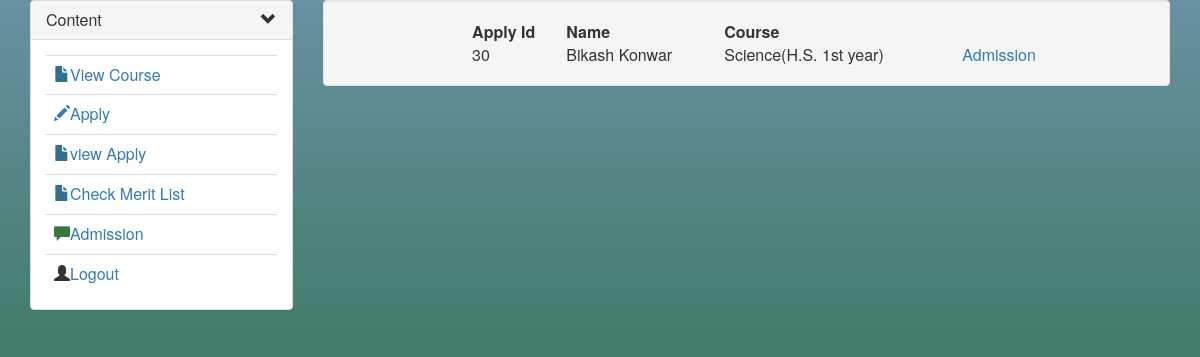
/student/dashboard.php?a=5 (signed in), run on the app's committed database.
### tables this page shows
CREATE TABLE `meritlist` (
  `meritlistid` int(10) NOT NULL,
  `apply_id` int(10) NOT NULL
);

CREATE TABLE `apply` (
  `apply_id` int(100) NOT NULL,
  `semail` varchar(50) NOT NULL,
  `name` varchar(100) NOT NULL,
  `fname` varchar(100) NOT NULL,
  `mname` varchar(100) NOT NULL,
  `dob` date NOT NULL,
  `m_number` varchar(100) NOT NULL,
  `gender` varchar(100) NOT NULL,
  `caste` varchar(100) NOT NULL,
  `course_id` varchar(50) NOT NULL,
  `hslc_per` float NOT NULL,
  `hslc_tot` varchar(100) NOT NULL,
  `hslc_subs` varchar(100) NOT NULL,
  `hslc_bd_cn` varchar(100) NOT NULL,
  `hs_per` varchar(100) NOT NULL,
  `hs_tot` varchar(100) NOT NULL,
  `hs_subs` varchar(100) NOT NULL,
  `hs_bd_cn` varchar(100) NOT NULL,
  `hslc_mkst` varchar(400) NOT NULL,
  `hslc_cer` varchar(400) NOT NULL,
  `hs_mkst` varchar(400) NOT NULL,
  `hs_cer` varchar(400) NOT NULL,
  `prc_cer` varchar(400) NOT NULL,
  `cast_cer` varchar(400) NOT NULL,
  `state` varchar(100) NOT NULL,
  `district` varchar(100) NOT NULL,
  `address` varchar(100) NOT NULL
);

CREATE TABLE `course_details` (
  `course_id` varchar(50) NOT NULL,
  `course_name` varchar(50) NOT NULL,
  `programme` varchar(50) NOT NULL,
  `total` int(50) NOT NULL,
  `open` int(50) NOT NULL,
  `obc` int(50) NOT NULL,
  `sc` int(50) NOT NULL,
  `st` int(50) NOT NULL,
  `course_duration` varchar(50) NOT NULL,
  `e_criteria` varchar(100) NOT NULL
);

### student/stuadmission.php (the view, shortened to what this page needs)
<div class="row">
<div class="row">
<div class="col-sm-2"></div>
<div class="col-sm-8">
<table width="600px">
<thead>
<th>Apply Id</th>
<th>Name</th>
<th>Course</th>
</thead>
<tbody>
<?php
include("connect.php");
$email=$_SESSION["semail"];
$rs="select apply_id,course_id,name from apply where semail='$email'";
$rs78=mysqli_query($con,$rs);
$row88=mysqli_fetch_row($rs78);
	$sq2=mysqli_query($con,"SELECT * FROM `meritlist` WHERE apply_id='$row88[0]'");
	$c=mysqli_num_rows($sq2);
	$rs2=mysqli_fetch_row($sq2);
	if($c>0)
	{
		echo "<tr>";
	echo "<td>$rs2[1]</td>";
	echo "<td>$row88[2]</td>";
	$sq4=mysqli_fetch_row(mysqli_query($con,"SELECT * FROM `course_details` WHERE course_id='$row88[1]'"));
	echo "<td>$sq4[1]</td>";
echo "<td><a href='dashboard.php?a=7&a1=$row88[1]&b1=$rs2[1]'>Admission</a></td>";
	echo "</tr>";
	}
	else
	{
		echo "You have not selected";
	}
?>
</tbody>
</table>
</div>
<div class="col-sm-2"></div>
</div>

### data on the page
meritlist: apply "30"
apply: name "Bikash Konwar"
course_details: course_name "Science(H.S. 1st year)"
